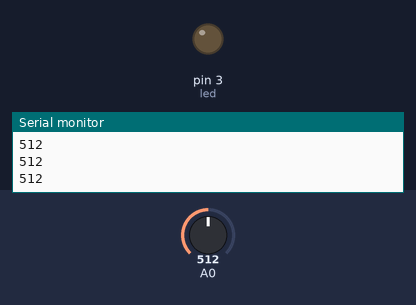
Recording of a sketch running on a simulated Arduino Uno, built with avr-gcc and run on an emulated ATmega328P. Parts: output pins drawn as LEDs (lit = HIGH), the last lines printed to the serial monitor. The inputs (shaded band) are chosen by the test bench; at power-on: A0 = 512.

Above: at 1.2 s.
1.3 s: A0 set to 408
3.0 s: A0 set to 388
At 4.1 s:
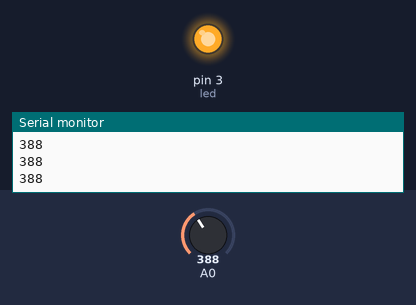
4.8 s: A0 set to 410
At 5.5 s:
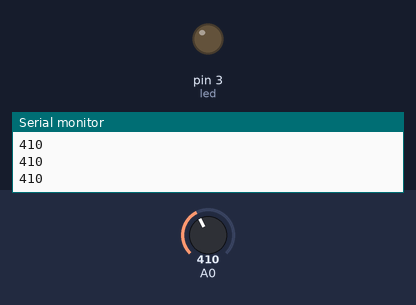
6.6 s: A0 set to 390
At 8.1 s:
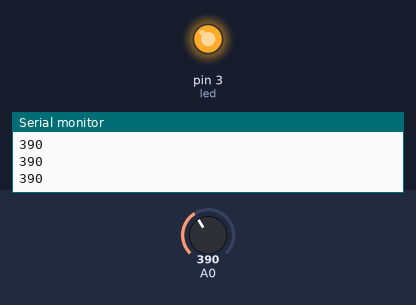
Timing chart, 0 to 9.4 s (numbered marks = the images above; inputs shaded):
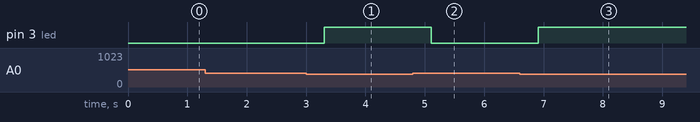

The sketch:

ldrveled.ino
```cpp
#define led 3

void setup() {
  pinMode(3,OUTPUT);
  Serial.begin(9600);
}

void loop() {

  int isik = analogRead(A0);
  Serial.println(isik);
  delay(300);

  if(isik>400){
        digitalWrite(3,LOW);
  }
  else{
    digitalWrite(led,HIGH);
  }
}
```

Measured:
- the behaviour switches between 401 and 400 on A0 (found by bisection; images 0 and 1)
- after the input at 3.0 s, pin 3 (led): LOW → HIGH after 0.30 s
- after the input at 4.8 s, pin 3 (led): HIGH → LOW after 0.31 s
- after the input at 6.6 s, pin 3 (led): LOW → HIGH after 0.31 s
